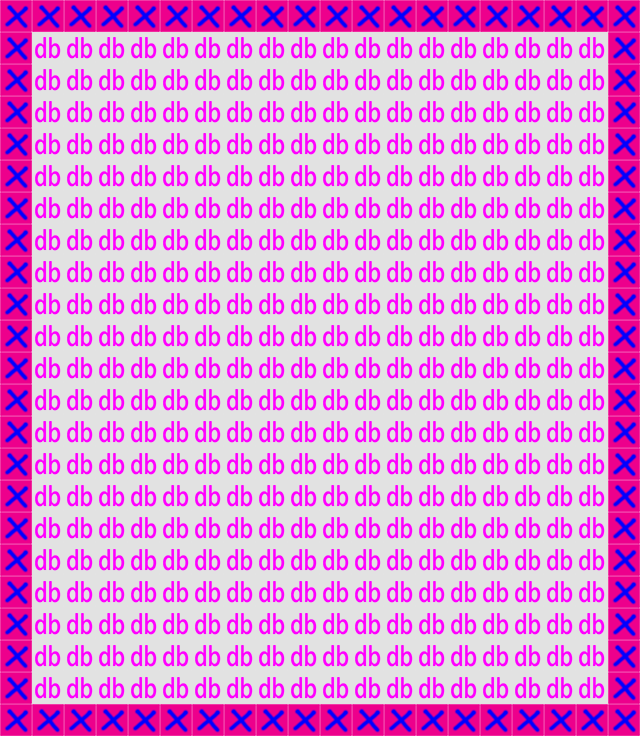

Below is a game level as drawn by its tile map, then a one-line description and the .tmx that defines it (tile-layer data replaced by summaries):
An orthogonal 20x23 tile map with 32x32 px tiles, 2 tile layers (map_bg, map_tag), 2 tilesets.

<map version="1.0" orientation="orthogonal" width="20" height="23" tilewidth="32" tileheight="32">
 <tileset firstgid="1" name="map_bg" tilewidth="32" tileheight="32">
  <image source="map_bg.png" width="128" height="128" />
 </tileset>
 <tileset firstgid="17" name="map_tag" tilewidth="32" tileheight="32">
  <image source="map_tag.png" width="256" height="256" />
 </tileset>
 <layer name="map_bg" width="20" height="23">
  <data>[460 cells, 460 non-empty, 2 distinct tile ids]</data>
 </layer>
 <layer name="map_tag" width="20" height="23">
  <data>[460 cells, 460 non-empty, 2 distinct tile ids]</data>
 </layer>
</map>